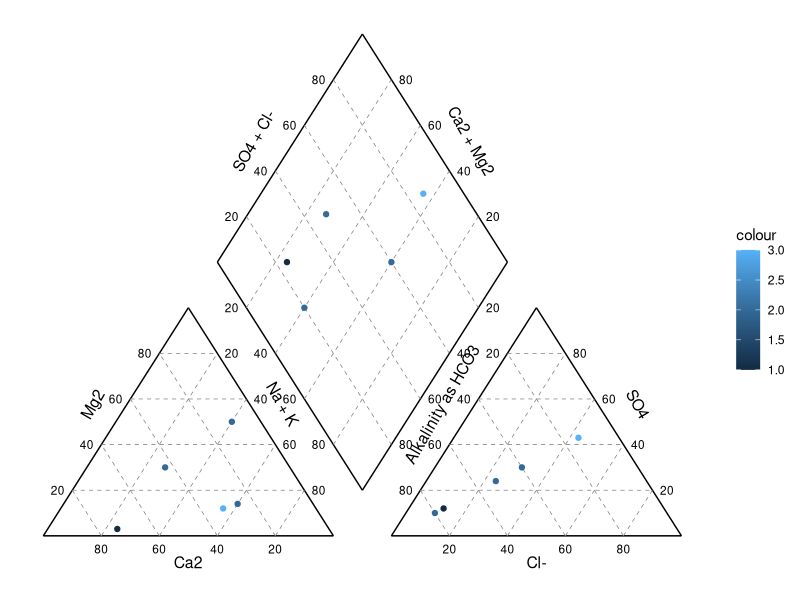
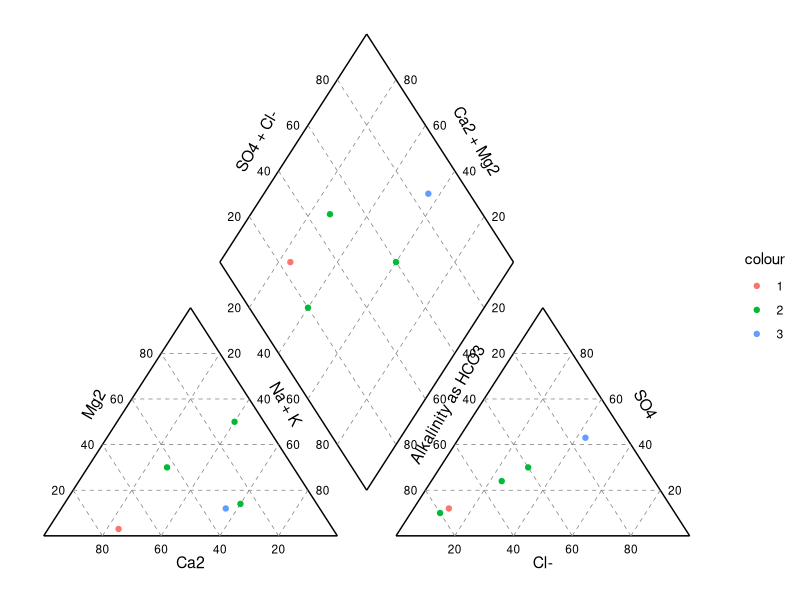
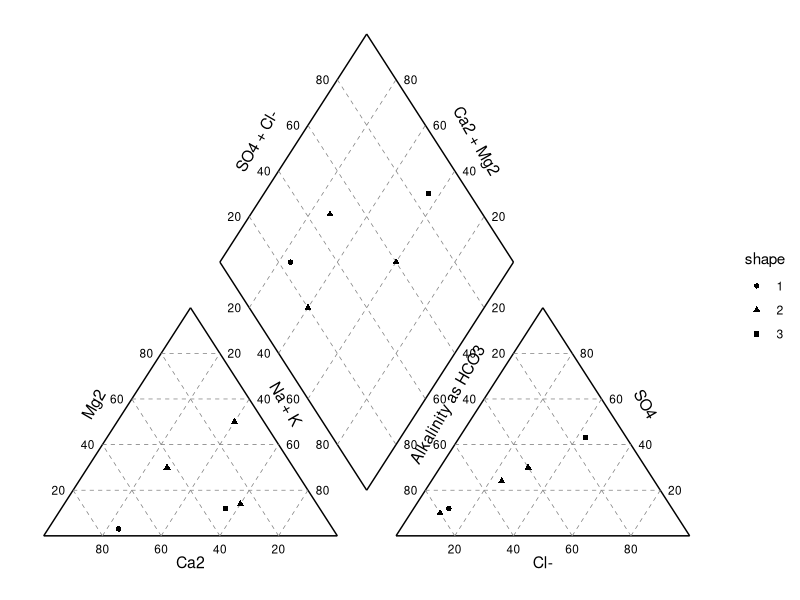
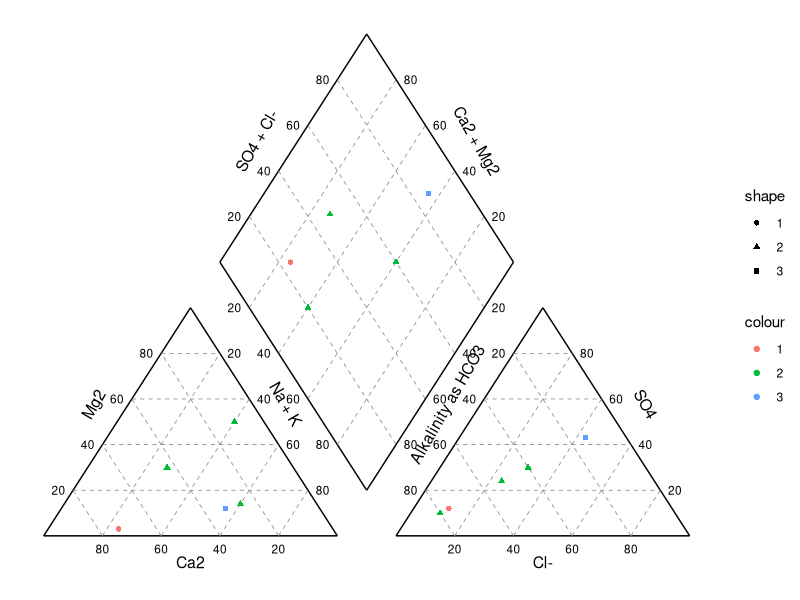
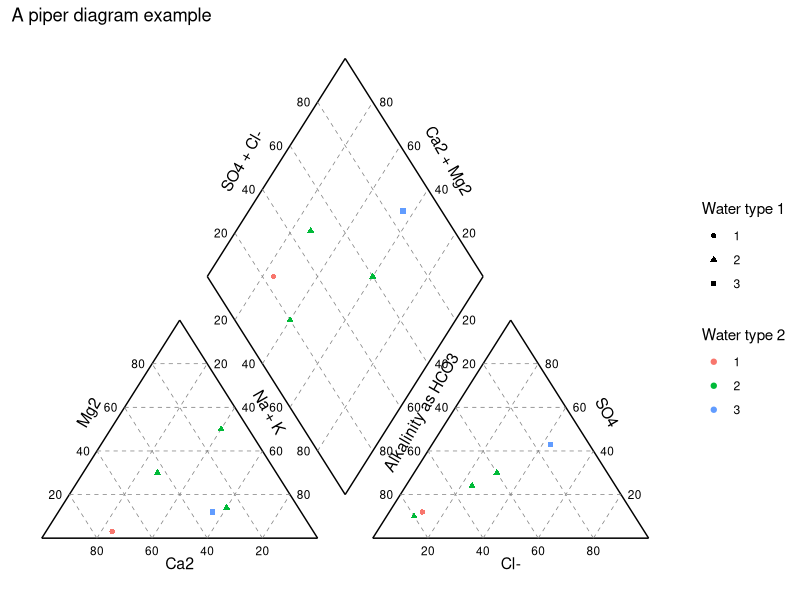

Source code (R) for these figures, in order:
### A piper diagram based on the terniary plot example here: http://srmulcahy.github.io/2012/12/04/ternary-plots-r.html
### This was written quickly, and most likely contains bugs - I advice you to check it first.
### Jason Lessels jlessels@gmail.com


library(ggplot2)
ggplot_piper <- function(Mg, Ca, Cl, SO4, colour=NULL, shape=NULL) {
  
  y1 <- Mg * 0.86603
  x1 <- 100*(1-(Ca/100) - (Mg/200))
  y2 <- SO4 * 0.86603
  x2 <-120+(100*Cl/100 + 0.5 * 100*SO4/100)
  
  new_point <- function(x1, x2, y1, y2, grad=1.73206){
    b1 <- y1-(grad*x1)
    b2 <- y2-(-grad*x2)
    M <- matrix(c(grad, -grad, -1,-1), ncol=2)
    intercepts <- as.matrix(c(b1,b2))
    t_mat <- -solve(M) %*% intercepts
    data.frame(x=t_mat[1,1], y=t_mat[2,1])
  }
  
  np_list <- lapply(1:length(x1), function(i) new_point(x1[i], x2[i], y1[i], y2[i]))
  npoints <- do.call("rbind",np_list)
  
  
  grid1p1 <<- data.frame(x1 = c(20,40,60,80), x2= c(10,20,30,40),y1 = c(0,0,0,0), y2 =  c(17.3206,34.6412,51.9618, 69.2824))
  grid1p2 <<- data.frame(x1 = c(20,40,60,80), x2= c(60,70,80,90),y1 = c(0,0,0,0), y2 =  c(69.2824, 51.9618,34.6412,17.3206))
  grid1p3 <<- data.frame(x1 = c(10,20,30,40), x2= c(90,80,70,60),y1 = c(17.3206,34.6412,51.9618, 69.2824), y2 =  c(17.3206,34.6412,51.9618, 69.2824))
  
  grid2p1 <<- grid1p1
  grid2p1$x1 <- grid2p1$x1+120
  grid2p1$x2 <- grid2p1$x2+120
  
  grid2p2 <<- grid1p2
  grid2p2$x1 <- grid2p2$x1+120
  grid2p2$x2 <- grid2p2$x2+120
  
  grid2p3 <<- grid1p3
  grid2p3$x1 <- grid2p3$x1+120
  grid2p3$x2 <- grid2p3$x2+120
  
  grid3p1 <<- data.frame(x1=c(100,90, 80, 70),y1=c(34.6412, 51.9618, 69.2824, 86.603), x2=c(150, 140, 130, 120), y2=c(121.2442,138.5648,155.8854,173.2060))
  grid3p2 <<- data.frame(x1=c(70, 80, 90, 100),y1=c(121.2442,138.5648,155.8854,173.2060), x2=c(120, 130, 140, 150), y2=c(34.6412, 51.9618, 69.2824, 86.603))
  
  
  
  
  points <-data.frame(x=c(x1, x2, npoints$x), y=c(y=y1, y2, npoints$y))  
  
  p <- ggplot() +
    ## left hand ternary plot 
    geom_segment(aes(x=0,y=0, xend=100, yend=0)) +
    geom_segment(aes(x=0,y=0, xend=50, yend=86.603)) +
    geom_segment(aes(x=50,y=86.603, xend=100, yend=0)) + 
    ## right hand ternary plot 
    geom_segment(aes(x=120,y=0, xend=220, yend=0)) +
    geom_segment(aes(x=120,y=0, xend=170, yend=86.603)) +
    geom_segment(aes(x=170,y=86.603, xend=220, yend=0)) +
    ## Upper diamond
    geom_segment(aes(x=110,y=190.5266, xend=60, yend=103.9236)) +
    geom_segment(aes(x=110,y=190.5266, xend=160, yend=103.9236)) + 
    geom_segment(aes(x=110,y=17.3206, xend=160, yend=103.9236)) +
    geom_segment(aes(x=110,y=17.3206, xend=60, yend=103.9236)) +
    
    ## Add grid lines to the plots
    geom_segment(aes(x=x1, y=y1, yend=y2, xend=x2), data=grid1p1, linetype = "dashed", size = 0.25, colour = "grey50") + 
    geom_segment(aes(x=x1, y=y1, yend=y2, xend=x2), data=grid1p2, linetype = "dashed", size = 0.25, colour = "grey50") +
    geom_segment(aes(x=x1, y=y1, yend=y2, xend=x2), data=grid1p3, linetype = "dashed", size = 0.25, colour = "grey50") +
    geom_segment(aes(x=x1, y=y1, yend=y2, xend=x2), data=grid2p1, linetype = "dashed", size = 0.25, colour = "grey50") +
    geom_segment(aes(x=x1, y=y1, yend=y2, xend=x2), data=grid2p2, linetype = "dashed", size = 0.25, colour = "grey50") +
    geom_segment(aes(x=x1, y=y1, yend=y2, xend=x2), data=grid2p3, linetype = "dashed", size = 0.25, colour = "grey50") +
    geom_segment(aes(x=x1, y=y1, yend=y2, xend=x2), data=grid3p1, linetype = "dashed", size = 0.25, colour = "grey50") +
    geom_segment(aes(x=x1, y=y1, yend=y2, xend=x2), data=grid3p2, linetype = "dashed", size = 0.25, colour = "grey50") +
    ### Labels and grid values
    #geom_text(aes(50,-10, label="Ca^2"), parse=T, size=4) + # Commented out, as parse=TRUE can cause issues
    geom_text(aes(50,-10, label="Ca2"), size=4) + 
    geom_text(aes(c(20,40,60,80),c(-5,-5,-5,-5), label=c(80, 60, 40, 20)), size=3) + 
    geom_text(aes(c(35,25,15,5),grid1p2$y2, label=c(80, 60, 40, 20)), size=3) + 
    geom_text(aes(c(95,85,75,65),grid1p3$y2, label=c(80, 60, 40, 20)), size=3) + 
    # geom_text(aes(17,50, label="Mg^2"), parse=T, angle=60, size=4) + 
    geom_text(aes(17,50, label="Mg2"), angle=60, size=4) + 
    geom_text(aes(82.5,50, label="Na + K"), angle=-60, size=4) + 
    geom_text(aes(170,-10, label="Cl-"), size=4) + 
    geom_text(aes(205,50, label="SO4"), angle=-60, size=4) + 
    geom_text(aes(137.5,50, label="Alkalinity as HCO3"), angle=60, size=4) +
    geom_text(aes(c(155,145,135,125),grid2p2$y2, label=c(20, 40, 60, 80)), size=3) + 
    geom_text(aes(c(215,205,195,185),grid2p3$y2, label=c(20, 40, 60, 80)), size=3) + 
    geom_text(aes(c(140,160,180,200),c(-5,-5,-5,-5), label=c(20, 40, 60, 80)), size=3) + 
    
    geom_text(aes(grid3p1$x1-5,grid3p1$y1,  label=c(80, 60, 40, 20)), size=3) + 
    geom_text(aes(grid3p1$x2+5,grid3p1$y2,  label=c(20, 40, 60, 80)), size=3) + 
    geom_text(aes(grid3p2$x1-5,grid3p2$y1,  label=c(20, 40, 60, 80)), size=3) + 
    geom_text(aes(grid3p2$x2+5,grid3p2$y2,  label=c(80, 60, 40, 20)), size=3) + 
    geom_text(aes(72.5,150, label="SO4 + Cl-"), angle=60, size=4) +
    geom_text(aes(147.5,150, label="Ca2 + Mg2"), angle=-60, size=4) +
    
    theme_bw() + 
    theme(panel.grid.major = element_blank(), panel.grid.minor = element_blank(), 
          panel.border = element_blank(), axis.ticks = element_blank(), 
          axis.text.x = element_blank(), axis.text.y = element_blank(),
          axis.title.x = element_blank(), axis.title.y = element_blank())
  
  ## Simple version - no colours and no factors
  if(is.null(colour)&&is.null(shape)){
    return(p + geom_point(aes(x=x, y=y), data=points))
  }
  ## Now there is colour but no factor
  if(!is.null(colour)&&is.null(shape)){
    points$colour <- rep(colour, 3)
    return(p + geom_point(aes(x=x, y=y, colour=colour), data=points))
  }
  ## Now there is no colour but a factor
  if(is.null(colour)&&!is.null(shape)){
    points$shape <- rep(shape, 3)
    return(p+ geom_point(aes(x=x, y=y, shape=shape), data=points))
  }
  ## Now there is colour and a factor
  if(!is.null(colour)&&!is.null(shape)){
    points$shape <- rep(shape, 3)
    points$colour <- rep(colour, 3)
    return(p + geom_point(aes(x=x, y=y, colour=colour, shape=shape), data=points))
  } 
  
  
}
### A plan and simple piper diagram
data=as.data.frame(list("Ca"=c(43,10,73,26,32),"Mg"=c(30,50,3,14,12),Cl=c(24,10,12,30,43),"SO4"=c(24,10,12,30,43),"WaterType"=c(2,2,1,2,3)),row.names=c("A","B","C","D","E"))
### Now a piper diagram with colouring - this could be stream temperature
ggplot_piper(Ca=data$Ca, Mg = data$Mg, Cl=data$Cl, SO4= data$SO4, colour=data$WaterType)
### Noon-continuous colours
ggplot_piper(Ca=data$Ca, Mg = data$Mg, Cl=data$Cl, SO4= data$SO4, colour=as.factor(data$WaterType))
### Now change the shape
ggplot_piper(Ca=data$Ca, Mg = data$Mg, Cl=data$Cl, SO4= data$SO4, shape=as.factor(data$WaterType))
### Now change the both shape and colour
ggplot_piper(Ca=data$Ca, Mg = data$Mg, Cl=data$Cl, SO4= data$SO4, shape=as.factor(data$WaterType), colour=as.factor(data$WaterType))
### Now add better labels to the legend - and a title.
ggplot_piper(Ca=data$Ca, Mg = data$Mg, Cl=data$Cl, SO4= data$SO4, shape=as.factor(data$WaterType), colour=as.factor(data$WaterType)) + 
  labs(shape="Water type 1", colour="Water type 2") + ggtitle("A piper diagram example")